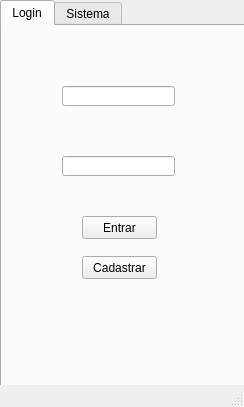
<?xml version="1.0" encoding="UTF-8"?>
<ui version="4.0">
 <class>MainWindow</class>
 <widget class="QMainWindow" name="MainWindow">
  <property name="geometry">
   <rect>
    <x>0</x>
    <y>0</y>
    <width>244</width>
    <height>407</height>
   </rect>
  </property>
  <property name="windowTitle">
   <string>MainWindow</string>
  </property>
  <widget class="QWidget" name="centralwidget">
   <widget class="QTabWidget" name="tabWidget">
    <property name="enabled">
     <bool>true</bool>
    </property>
    <property name="geometry">
     <rect>
      <x>0</x>
      <y>0</y>
      <width>721</width>
      <height>571</height>
     </rect>
    </property>
    <property name="currentIndex">
     <number>0</number>
    </property>
    <widget class="QWidget" name="login">
     <attribute name="title">
      <string>Login</string>
     </attribute>
     <widget class="QLineEdit" name="login_input_usuario">
      <property name="geometry">
       <rect>
        <x>60</x>
        <y>60</y>
        <width>113</width>
        <height>20</height>
       </rect>
      </property>
     </widget>
     <widget class="QLineEdit" name="login_input_senha">
      <property name="geometry">
       <rect>
        <x>60</x>
        <y>130</y>
        <width>113</width>
        <height>20</height>
       </rect>
      </property>
     </widget>
     <widget class="QPushButton" name="login_btn_entrar">
      <property name="geometry">
       <rect>
        <x>80</x>
        <y>190</y>
        <width>75</width>
        <height>23</height>
       </rect>
      </property>
      <property name="text">
       <string>Entrar</string>
      </property>
     </widget>
     <widget class="QLabel" name="login_erro">
      <property name="geometry">
       <rect>
        <x>220</x>
        <y>180</y>
        <width>47</width>
        <height>13</height>
       </rect>
      </property>
      <property name="text">
       <string/>
      </property>
     </widget>
     <widget class="QLabel" name="login_label_acesso">
      <property name="geometry">
       <rect>
        <x>10</x>
        <y>290</y>
        <width>221</width>
        <height>41</height>
       </rect>
      </property>
      <property name="text">
       <string/>
      </property>
     </widget>
     <widget class="QPushButton" name="login_btn_cadastrar">
      <property name="geometry">
       <rect>
        <x>80</x>
        <y>230</y>
        <width>75</width>
        <height>23</height>
       </rect>
      </property>
      <property name="text">
       <string>Cadastrar</string>
      </property>
     </widget>
    </widget>
    <widget class="QWidget" name="sistema">
     <property name="enabled">
      <bool>false</bool>
     </property>
     <attribute name="title">
      <string>Sistema</string>
     </attribute>
     <widget class="QLabel" name="label">
      <property name="geometry">
       <rect>
        <x>40</x>
        <y>110</y>
        <width>151</width>
        <height>16</height>
       </rect>
      </property>
      <property name="text">
       <string>Login realizado com sucesso</string>
      </property>
     </widget>
     <widget class="QPushButton" name="sistema_btn_bloquear">
      <property name="geometry">
       <rect>
        <x>70</x>
        <y>290</y>
        <width>75</width>
        <height>23</height>
       </rect>
      </property>
      <property name="text">
       <string>Bloquear</string>
      </property>
     </widget>
    </widget>
   </widget>
  </widget>
  <widget class="QStatusBar" name="statusbar"/>
 </widget>
 <resources/>
 <connections/>
</ui>
